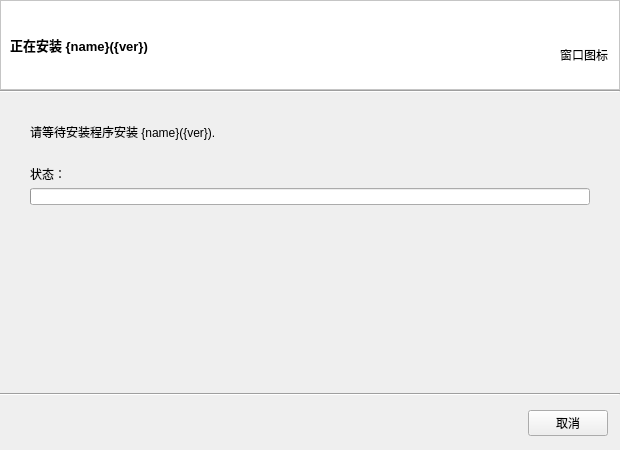
      <widget class="QWidget" name="install">
       <layout class="QGridLayout" name="gridLayout_4">
        <property name="leftMargin">
         <number>0</number>
        </property>
        <property name="topMargin">
         <number>0</number>
        </property>
        <property name="rightMargin">
         <number>0</number>
        </property>
        <property name="bottomMargin">
         <number>0</number>
        </property>
        <property name="spacing">
         <number>0</number>
        </property>
        <item row="0" column="0">
         <widget class="QFrame" name="frame_18">
          <property name="minimumSize">
           <size>
            <width>620</width>
            <height>450</height>
           </size>
          </property>
          <property name="maximumSize">
           <size>
            <width>620</width>
            <height>450</height>
           </size>
          </property>
          <property name="frameShape">
           <enum>QFrame::NoFrame</enum>
          </property>
          <property name="frameShadow">
           <enum>QFrame::Raised</enum>
          </property>
          <layout class="QGridLayout" name="gridLayout_69">
           <property name="leftMargin">
            <number>0</number>
           </property>
           <property name="topMargin">
            <number>0</number>
           </property>
           <property name="rightMargin">
            <number>0</number>
           </property>
           <property name="bottomMargin">
            <number>0</number>
           </property>
           <property name="spacing">
            <number>0</number>
           </property>
           <item row="7" column="0">
            <widget class="QLabel" name="label_125">
             <property name="text">
              <string/>
             </property>
            </widget>
           </item>
           <item row="2" column="0" colspan="2">
            <widget class="Line" name="line_29">
             <property name="orientation">
              <enum>Qt::Horizontal</enum>
             </property>
            </widget>
           </item>
           <item row="3" column="0" colspan="2">
            <widget class="QWidget" name="widget_33" native="true">
             <property name="sizePolicy">
              <sizepolicy hsizetype="Preferred" vsizetype="Expanding">
               <horstretch>0</horstretch>
               <verstretch>0</verstretch>
              </sizepolicy>
             </property>
             <layout class="QGridLayout" name="gridLayout_70">
              <property name="leftMargin">
               <number>30</number>
              </property>
              <property name="topMargin">
               <number>30</number>
              </property>
              <property name="rightMargin">
               <number>30</number>
              </property>
              <property name="bottomMargin">
               <number>5</number>
              </property>
              <property name="spacing">
               <number>5</number>
              </property>
              <item row="4" column="0" colspan="2">
               <widget class="QProgressBar" name="ui_p4Pb">
                <property name="maximumSize">
                 <size>
                  <width>16777215</width>
                  <height>17</height>
                 </size>
                </property>
                <property name="value">
                 <number>0</number>
                </property>
                <property name="textVisible">
                 <bool>false</bool>
                </property>
               </widget>
              </item>
              <item row="1" column="0">
               <widget class="QLabel" name="ui_p4Text">
                <property name="text">
                 <string>请等待安装程序安装 {name}({ver}).</string>
                </property>
               </widget>
              </item>
              <item row="2" column="0" colspan="2">
               <widget class="QLabel" name="label_126">
                <property name="text">
                 <string/>
                </property>
               </widget>
              </item>
              <item row="5" column="0" colspan="2">
               <spacer name="verticalSpacer_12">
                <property name="orientation">
                 <enum>Qt::Vertical</enum>
                </property>
                <property name="sizeHint" stdset="0">
                 <size>
                  <width>20</width>
                  <height>40</height>
                 </size>
                </property>
               </spacer>
              </item>
              <item row="3" column="0" colspan="2">
               <widget class="QLabel" name="ui_p4Statu">
                <property name="text">
                 <string>状态：</string>
                </property>
               </widget>
              </item>
             </layout>
            </widget>
           </item>
           <item row="0" column="0" colspan="2">
            <widget class="QFrame" name="frame_27">
             <property name="sizePolicy">
              <sizepolicy hsizetype="Preferred" vsizetype="Maximum">
               <horstretch>0</horstretch>
               <verstretch>0</verstretch>
              </sizepolicy>
             </property>
             <property name="styleSheet">
              <string notr="true">background-color: rgb(255, 255, 255);</string>
             </property>
             <property name="frameShape">
              <enum>QFrame::StyledPanel</enum>
             </property>
             <property name="frameShadow">
              <enum>QFrame::Raised</enum>
             </property>
             <layout class="QGridLayout" name="gridLayout_71">
              <item row="1" column="2" rowspan="3">
               <widget class="QLabel" name="ui_p4Icon">
                <property name="minimumSize">
                 <size>
                  <width>50</width>
                  <height>50</height>
                 </size>
                </property>
                <property name="maximumSize">
                 <size>
                  <width>50</width>
                  <height>50</height>
                 </size>
                </property>
                <property name="text">
                 <string>窗口图标</string>
                </property>
                <property name="textFormat">
                 <enum>Qt::PlainText</enum>
                </property>
                <property name="scaledContents">
                 <bool>true</bool>
                </property>
                <property name="wordWrap">
                 <bool>true</bool>
                </property>
                <property name="textInteractionFlags">
                 <set>Qt::TextBrowserInteraction</set>
                </property>
               </widget>
              </item>
              <item row="0" column="0" colspan="3">
               <widget class="QLabel" name="label_127">
                <property name="text">
                 <string/>
                </property>
               </widget>
              </item>
              <item row="3" column="0" colspan="2">
               <widget class="QLabel" name="label_128">
                <property name="text">
                 <string/>
                </property>
               </widget>
              </item>
              <item row="1" column="0" rowspan="2" colspan="2">
               <widget class="QLabel" name="ui_p4Title">
                <property name="font">
                 <font>
                  <family>Microsoft YaHei UI</family>
                  <pointsize>10</pointsize>
                  <weight>75</weight>
                  <bold>true</bold>
                 </font>
                </property>
                <property name="text">
                 <string>正在安装 {name}({ver})</string>
                </property>
               </widget>
              </item>
             </layout>
            </widget>
           </item>
           <item row="5" column="0">
            <widget class="QLabel" name="label_129">
             <property name="text">
              <string/>
             </property>
            </widget>
           </item>
           <item row="6" column="0" colspan="2">
            <widget class="QWidget" name="widget_34" native="true">
             <property name="sizePolicy">
              <sizepolicy hsizetype="Preferred" vsizetype="Fixed">
               <horstretch>0</horstretch>
               <verstretch>0</verstretch>
              </sizepolicy>
             </property>
             <layout class="QHBoxLayout" name="horizontalLayout_23">
              <property name="spacing">
               <number>5</number>
              </property>
              <property name="leftMargin">
               <number>0</number>
              </property>
              <property name="topMargin">
               <number>0</number>
              </property>
              <property name="rightMargin">
               <number>0</number>
              </property>
              <property name="bottomMargin">
               <number>0</number>
              </property>
              <item>
               <spacer name="horizontalSpacer_22">
                <property name="orientation">
                 <enum>Qt::Horizontal</enum>
                </property>
                <property name="sizeHint" stdset="0">
                 <size>
                  <width>161</width>
                  <height>20</height>
                 </size>
                </property>
               </spacer>
              </item>
              <item>
               <widget class="QLabel" name="label_130">
                <property name="text">
                 <string/>
                </property>
               </widget>
              </item>
              <item>
               <widget class="QPushButton" name="ui_p4ExitBtn">
                <property name="text">
                 <string>取消</string>
                </property>
               </widget>
              </item>
              <item>
               <widget class="QLabel" name="label_131">
                <property name="text">
                 <string/>
                </property>
               </widget>
              </item>
             </layout>
            </widget>
           </item>
           <item row="4" column="0" colspan="2">
            <widget class="Line" name="line_30">
             <property name="orientation">
              <enum>Qt::Horizontal</enum>
             </property>
            </widget>
           </item>
          </layout>
         </widget>
        </item>
       </layout>
      </widget>
